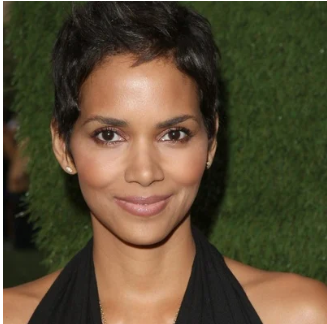
#> input picture IMGPROJECT/Halle_Berry.png, 327 x 324 px, found by its file name
$ python img_sketch.py
#> lines starting #> are read from the running program, lines starting #| are printed output that depends on the picture
import numpy as np
import imageio.v2
import scipy.ndimage
import cv2

img ="D:\SYSTEM DATA\Documents\GAYATHRI\IMGPROJECT\Halle_Berry.png"

def rgb2gray(rgb):
    return np.dot(rgb[...,:3],[0.2989,0.5870,0.1140])

def sketchify(front,back):
    sketch=front*255/(255-back)
    sketch[sketch>255]=255
    sketch[back==255]=255
    return sketch.astype('uint8')

imgread=imageio.imread(img)
#> imgread is the input picture: shape (324, 327, 4); mean R, G, B, A 89.5, 77.1, 52.5, 255
gray=rgb2gray(imgread)
#> in rgb2gray, `return np.dot(rgb[...,:3],[0.2989,0.5870,0.1140])`:
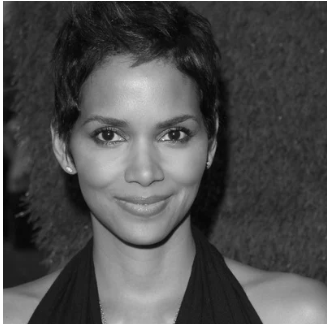
#> returned value: shape (324, 327) float64; min 4.36, max 255, mean 78

i=255-gray
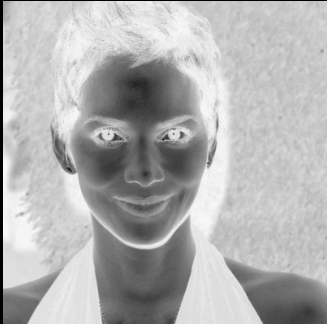
#> i: shape (324, 327) float64; min 0.0255, max 250.6, mean 177
dim=scipy.ndimage.filters.gaussian_filter(i,sigma=25)
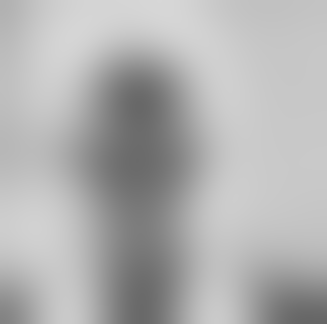
#> dim: shape (324, 327) float64; min 102.5, max 215, mean 177

imgsketch=sketchify(dim,gray)
#> in sketchify, `sketch=front*255/(255-back)`:
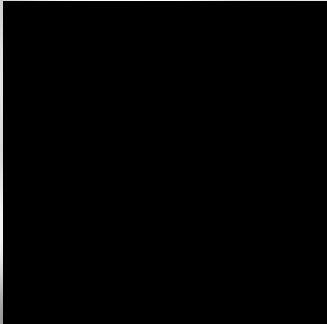
#> sketch: shape (324, 327) float64; min 134.2, max 2150274.5, mean 23308.6; drawn with min black and max white
#> in sketchify, `sketch[sketch>255]=255`:
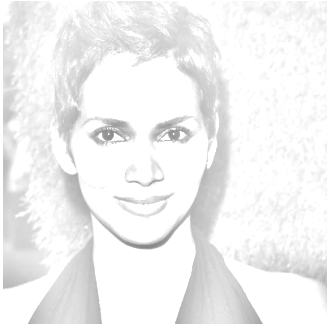
#> sketch: shape (324, 327) float64; min 134.2, max 255, mean 241
cv2.imwrite('HalleBerrysketches.png',imgsketch)
